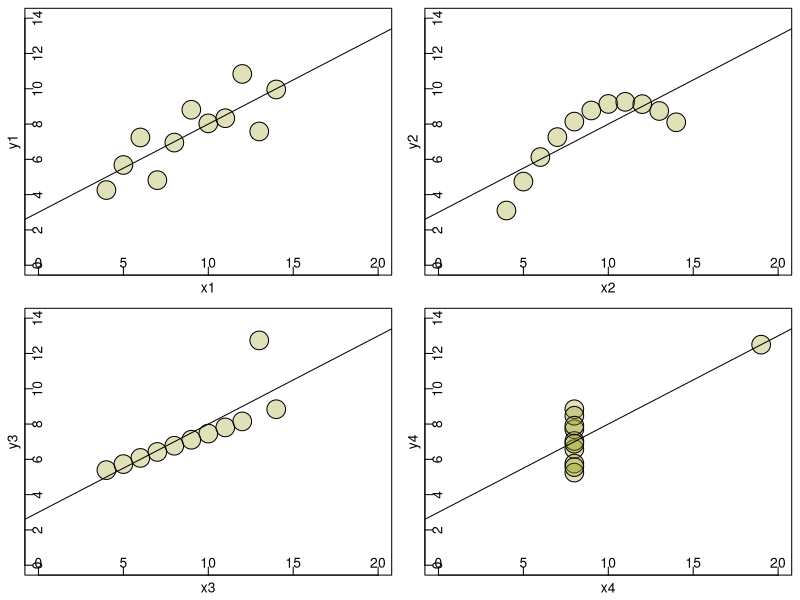

Generate this figure with R:
# AnscombeQuartet.R
# Copyright 2016 by Ernst Henle

# Anscombe's Quartet
# Four different datasets have the following measures
# Mean of x:  9
# Sample variance of x: 11
# Mean of y:	7.50
# Sample variance of y:  4.125
# Correlation between x and y:  0.816
# Linear regression line:  y = 3.00 + 0.500x

rm(list=ls()) # Clear Workspace
cat("\014") # Clear Console

# Anscombe's Quartet Data
x1 <- c(10,    8,   13,    9,   11,   14,    6,    4,   12,    7,    5)
y1 <- c( 8.04, 6.95, 7.58, 8.81, 8.33, 9.96, 7.24, 4.26,10.84, 4.82, 5.68)
x2 <- c(10,    8,   13,    9,   11,   14,    6,    4,   12,    7,    5)
y2 <- c( 9.14, 8.14, 8.74, 8.77, 9.26, 8.10, 6.13, 3.10, 9.13, 7.26, 4.74)
x3 <- c(10,    8,   13,    9,   11,   14,    6,    4,   12,    7,    5)
y3 <- c( 7.46, 6.77,12.74, 7.11, 7.81, 8.84, 6.08, 5.39, 8.15, 6.42, 5.73)
x4 <- c( 8,    8,    8,    8,    8,    8,    8,   19,    8,    8,    8)
y4 <- c( 6.58, 5.76, 7.71, 8.84, 8.47, 7.04, 5.25,12.50, 5.56, 7.91, 6.89)

# Set layout for 4 plots
par(mfrow=c(2,2))
suppressWarnings(par(mgp=c(0.25, -1.25, 0)))
par(mar=c(1.5, 1.5, 0.5, 0.5))

# Create linear regression model for each dataset
# Plot each dataset along with its model
ml1 <- lm(y1 ~ x1)
plot(x1, y1, xlim=c(0, 20), ylim=c(0, 14), cex=3, bg=rgb(.6,.6,.1,.3), pch=21, tck=.03)
abline(ml1)
ml2 <- lm(y2 ~ x2)
plot(x2, y2, xlim=c(0, 20), ylim=c(0, 14), cex=3, bg=rgb(.6,.6,.1,.3), pch=21, tck=.03)
abline(ml2)
ml3 <- lm(y3 ~ x3)
plot(x3, y3, xlim=c(0, 20), ylim=c(0, 14), cex=3, bg=rgb(.6,.6,.1,.3), pch=21, tck=.03)
abline(ml3)
ml4 <- lm(y4 ~ x4)
plot(x4, y4, xlim=c(0, 20), ylim=c(0, 14), cex=3, bg=rgb(.6,.6,.1,.3), pch=21, tck=.03)
abline(ml4)

Measure=c("mean(x)", 'mean(y)', 'var(x)', "var(y)", 'cor(x, y)', 'intercept(y~x)', 'slope(y~x)')

x1y1 <- rep(NA, 7)
x1y1[1] <- round(mean(x1), 2)
x1y1[2] <- round(mean(y1), 2)
x1y1[3] <- round(var(x1), 2)
x1y1[4] <- round(var(y1), 2)
x1y1[5] <- round(cor(x1, y1), 2)
x1y1[6] <- round(lm(y1~x1)$coefficients[1], 2)
x1y1[7] <- round(lm(y1~x1)$coefficients[2], 2)

x2y2 <- rep(NA, 7)
x2y2[1] <- round(mean(x2), 2)
x2y2[2] <- round(mean(y2), 2)
x2y2[3] <- round(var(x2), 2)
x2y2[4] <- round(var(y2), 2)
x2y2[5] <- round(cor(x2, y2), 2)
x2y2[6] <- round(lm(y2~x2)$coefficients[1], 2)
x2y2[7] <- round(lm(y2~x2)$coefficients[2], 2)

x3y3 <- rep(NA, 7)
x3y3[1] <- round(mean(x3), 2)
x3y3[2] <- round(mean(y3), 2)
x3y3[3] <- round(var(x3), 2)
x3y3[4] <- round(var(y3), 2)
x3y3[5] <- round(cor(x3, y3), 2)
x3y3[6] <- round(lm(y3~x3)$coefficients[1], 2)
x3y3[7] <- round(lm(y3~x3)$coefficients[2], 2)

x4y4 <- rep(NA, 7)
x4y4[1] <- round(mean(x4), 2)
x4y4[2] <- round(mean(y4), 2)
x4y4[3] <- round(var(x4), 2)
x4y4[4] <- round(var(y4), 2)
x4y4[5] <- round(cor(x4, y4), 2)
x4y4[6] <- round(lm(y4~x4)$coefficients[1], 2)
x4y4[7] <- round(lm(y4~x4)$coefficients[2], 2)

print(data.frame(row.names = Measure, x1y1, x2y2, x3y3, x4y4))

# Set layout to default
par(mfrow=c(1,1))
par(mgp=c(3, 1, 0))
par(mar=c(5.1, 4.1, 4.1, 2.1))
